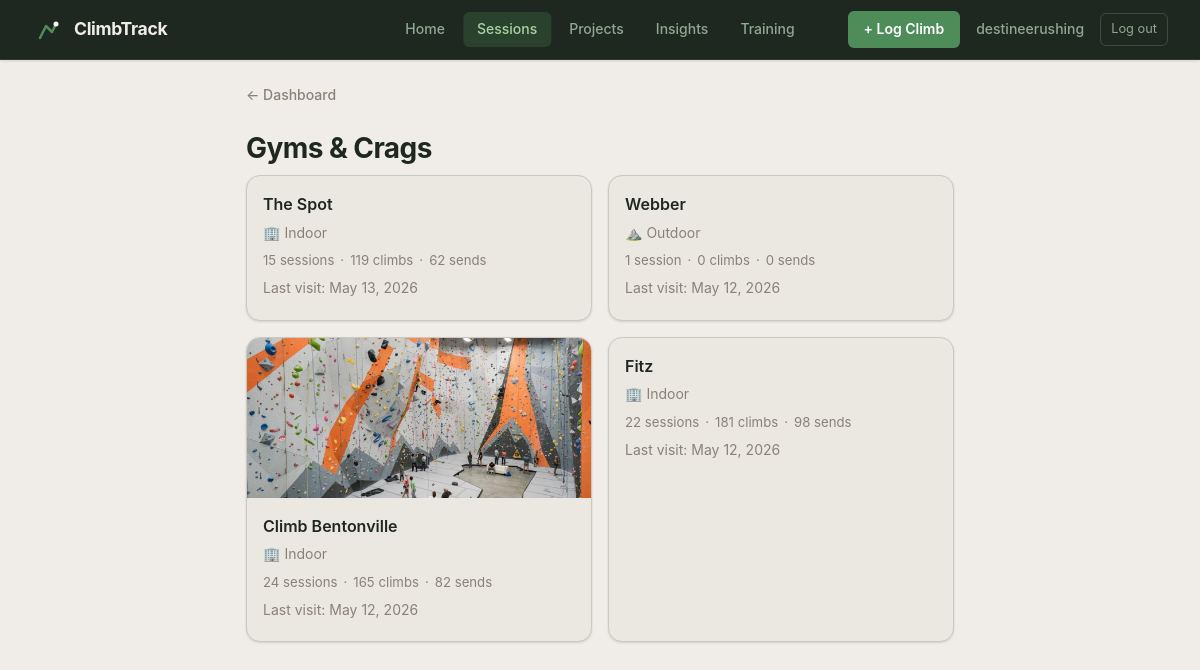
The app's page /gyms (signed in) with its own data.
### app.py (models this page shows, shortened)
class User(UserMixin, db.Model):
    id = db.Column(db.Integer, primary_key=True)
    email = db.Column(db.String(150), unique=True, nullable=False)
    display_name = db.Column(db.String(100), nullable=False)
    password_hash = db.Column(db.String(256), nullable=False)
    created_at = db.Column(db.DateTime, default=datetime.utcnow)
    sessions = db.relationship('Session', backref='user', lazy=True)

class Gym(db.Model):
    id = db.Column(db.Integer, primary_key=True)
    name = db.Column(db.String(100), nullable=False, unique=True)
    address = db.Column(db.String(200))
    is_outdoor = db.Column(db.Boolean, default=False)
    image_filename = db.Column(db.String(200))
    created_at = db.Column(db.DateTime, default=datetime.utcnow)
    sessions = db.relationship('Session', backref='gym', lazy=True)
    routes = db.relationship('Route', backref='gym', lazy=True)

class Session(db.Model):
    id = db.Column(db.Integer, primary_key=True)
    date = db.Column(db.DateTime, default=datetime.utcnow)
    gym_id = db.Column(db.Integer, db.ForeignKey('gym.id'), nullable=True)
    user_id = db.Column(db.Integer, db.ForeignKey('user.id'), nullable=True)
    location = db.Column(db.String(100))
    session_type = db.Column(db.String(20), default='indoor')
    notes = db.Column(db.String(300))
    climbs = db.relationship('Climb', backref='session', lazy=True)

### app.py (the view)
@app.route("/gyms")
@login_required
def gyms_list():
    gyms = Gym.query.order_by(Gym.name).all()
    gym_data = []
    for g in gyms:
        sessions = list(g.sessions)
        all_climbs = [c for s in sessions for c in s.climbs]
        stats = compute_stats(all_climbs)
        last_visit = max((s.date for s in sessions), default=None)
        gym_data.append({
            'gym': g,
            'session_count': len(sessions),
            'climb_count': stats['total'],
            'send_count': stats['sends'],
            'last_visit': last_visit,
        })
    gym_data.sort(key=lambda d: -(d['last_visit'].timestamp() if d['last_visit'] else 0))
    return render_template("gyms.html", gym_data=gym_data)

### app.py (called while the page is built)
@login_manager.user_loader
def load_user(user_id):
    return User.query.get(int(user_id))

def compute_stats(climbs):
    total = len(climbs)
    sends = sum(1 for c in climbs if c.result in SEND_RESULTS)
    send_rate = round((sends / total) * 100) if total > 0 else 0
    sent_climbs = [c for c in climbs if c.result in SEND_RESULTS and c.grade]
    def find_hardest(discipline):
        candidates = [c.grade for c in sent_climbs if c.discipline == discipline]
        if not candidates:
            return None
        return max(candidates, key=lambda g: GRADE_RANK.get((discipline, g), -1))
    hardest_boulder = find_hardest('boulder')
    hardest_route = find_hardest('route')
    breakdown = {rt: sum(1 for c in climbs if c.result == rt) for rt in RESULT_TYPES}
    return {
        'total': total,
        'sends': sends,
        'send_rate': send_rate,
        'hardest_boulder': hardest_boulder,
        'hardest_route': hardest_route,
        'breakdown': breakdown,
    }

### templates/gyms.html (shortened to what this page needs)
<!DOCTYPE html>
<html>
<head>
    <link rel="stylesheet" href="{{ url_for('static', filename='style.css') }}">
</head>
<body>
    <header class="desktop-nav">
        <a href="/" class="desktop-nav-logo">
            <span class="desktop-nav-wordmark">ClimbTrack</span>
        </a>
        <nav class="desktop-nav-links">
            <a href="/" class="desktop-nav-link">Home</a>
            <a href="/gyms" class="desktop-nav-link active">Sessions</a>
            <a href="/projects" class="desktop-nav-link">Projects</a>
            <a href="/insights" class="desktop-nav-link">Insights</a>
            <a href="/training" class="desktop-nav-link">Training</a>
        </nav>
        <div class="desktop-nav-user">
            <a href="/session/new" class="desktop-nav-cta">+ Log Climb</a>
            <span class="desktop-nav-name">{{ current_user.display_name }}</span>
            <a href="/logout" class="desktop-nav-logout">Log out</a>
        </div>
    </header>
    <nav class="top-nav"><a href="/">← Dashboard</a></nav>
    <h1>Gyms & Crags</h1>
    {% if gym_data %}
    <div class="gym-grid">
        {% for d in gym_data %}
        <a href="/gym/{{ d.gym.id }}" class="gym-card">
            {% if d.gym.image_filename %}
            <img src="{{ url_for('static', filename='uploads/' + d.gym.image_filename) }}"
                 alt="{{ d.gym.name }}" class="gym-card-image">
            {% endif %}
            <div class="gym-card-body">
                <h3>{{ d.gym.name }}</h3>
                <p class="muted">{% if d.gym.is_outdoor %}⛰️ Outdoor{% else %}🏢 Indoor{% endif %}</p>
                <div class="mini-stats">
                    <span>{{ d.session_count }} session{% if d.session_count != 1 %}s{% endif %}</span>
                    <span>·</span>
                    <span>{{ d.climb_count }} climb{% if d.climb_count != 1 %}s{% endif %}</span>
                    <span>·</span>
                    <span>{{ d.send_count }} send{% if d.send_count != 1 %}s{% endif %}</span>
                </div>
                {% if d.last_visit %}
                <p class="muted">Last visit: {{ d.last_visit.strftime('%b %d, %Y') }}</p>
                {% endif %}
            </div>
        </a>
        {% endfor %}
    </div>
    {% else %}
        <div class="empty-state">
            <div class="empty-state-icon">🏢</div>
            <p>No gyms yet. Start a session to add one!</p>
        </div>
    {% endif %}
</body>
</html>

### static/style.css (style rules this page uses)
:root { --bg: #f0ede8; --surface: #ebe7e1; --surface-2: #e3dfd8; --surface-3: #d8d3cb; --surface-dark: #1e2820; --border: #cdc8bf; --border-strong: #b8b2a8; --text: #1e2820; --text-secondary: #4a5448; --text-muted: #8a8278; --text-dim: #b0aa9f; --accent: #4e8c5a; --accent-strong: #3a7045; --accent-light: #d4e8c8; --nav-bg: #1e2820; --nav-text: #8fa893; --nav-text-hover: #f0ede8; --success: #4e8c5a; --success-light: #d4e8c8; --danger: #c0432a; --danger-light: #f5ddd8; --warning: #c47c1a; --radius: 10px; --radius-sm: 6px; --radius-lg: 14px; --shadow-sm: 0 1px 3px rgba(0,0,0,0.08), 0 1px 2px rgba(0,0,0,0.05); --shadow: 0 2px 8px rgba(0,0,0,0.12), 0 1px 3px rgba(0,0,0,0.06); }
* { box-sizing: border-box; }
body { font-family: -apple-system, BlinkMacSystemFont, "Segoe UI", Roboto, Arial, sans-serif; background-color: var(--bg); color: var(--text); margin: 0; padding: 32px 16px; max-width: 740px; margin-left: auto; margin-right: auto; line-height: 1.6; font-size: 15px; }
h1 { color: var(--text); margin: 0 0 4px 0; font-size: 1.75rem; font-weight: 700; letter-spacing: -0.02em; }
h3 { margin: 0 0 4px 0; font-size: 1rem; font-weight: 600; color: var(--text); }
p { margin: 4px 0; }
a { color: var(--accent); text-decoration: none; }
.muted { color: var(--text-muted); font-size: 0.875rem; }
.mini-stats { display: flex; gap: 6px; font-size: 0.825rem; color: var(--text-muted); margin: 6px 0; flex-wrap: wrap; align-items: center; }
.gym-grid { display: grid; grid-template-columns: 1fr; gap: 16px; }
@media (min-width: 600px) { .gym-grid { grid-template-columns: repeat(2, 1fr); } }
.gym-card { background: var(--surface); border: 1px solid var(--border); border-radius: var(--radius-lg); overflow: hidden; box-shadow: var(--shadow-sm); text-decoration: none; color: var(--text); display: block; transition: box-shadow 0.15s, transform 0.15s; }
.gym-card-image { width: 100%; height: 160px; object-fit: cover; display: block; }
.gym-card-body { padding: 16px; }
.gym-card-body h3 { margin: 0 0 4px 0; font-size: 1rem; font-weight: 600; color: var(--text); }
.top-nav { margin-bottom: 20px; font-size: 0.875rem; }
.top-nav a { color: var(--text-muted); text-decoration: none; font-weight: 500; }
.desktop-nav { display: none; }
@media (min-width: 769px) { .desktop-nav { display: flex; align-items: center; justify-content: space-between; position: fixed; top: 0; left: 0; right: 0; height: 60px; background: var(--nav-bg); border-bottom: 1px solid #2d3d2f; padding: 0 32px; z-index: 100; box-shadow: var(--shadow-sm); } }
@media (min-width: 769px) { body { padding-top: 84px; } }
@media (min-width: 769px) { .desktop-nav-logo { display: flex; align-items: center; gap: 10px; text-decoration: none; color: var(--text); flex-shrink: 0; } }
@media (min-width: 769px) { .desktop-nav-wordmark { font-size: 1.1rem; font-weight: 700; color: #f0ede8; letter-spacing: -0.02em; } }
@media (min-width: 769px) { .desktop-nav-links { display: flex; align-items: center; gap: 4px; position: absolute; left: 50%; transform: translateX(-50%); } }
@media (min-width: 769px) { .desktop-nav-link { padding: 6px 14px; border-radius: var(--radius-sm); color: var(--nav-text); font-size: 0.875rem; font-weight: 500; text-decoration: none; transition: background 0.15s, color 0.15s; } }
@media (min-width: 769px) { .desktop-nav-link.active { background: rgba(78,140,90,0.25); color: #a8d4a0; } }
@media (min-width: 769px) { .desktop-nav-user { display: flex; align-items: center; gap: 16px; flex-shrink: 0; } }
@media (min-width: 769px) { .desktop-nav-name { font-size: 0.875rem; font-weight: 500; color: var(--nav-text); } }
@media (min-width: 769px) { .desktop-nav-logout { font-size: 0.8rem; color: var(--nav-text); text-decoration: none; padding: 5px 10px; border-radius: var(--radius-sm); border: 1px solid rgba(255,255,255,0.15); transition: all 0.15s; } }
@media (min-width: 769px) { .desktop-nav-cta { display: inline-flex; align-items: center; gap: 6px; background: var(--accent); color: #fff; font-size: 0.875rem; font-weight: 600; padding: 7px 16px; border-radius: var(--radius-sm); text-decoration: none; transition: background 0.15s; } }

### records on screen
User: display_name "destineerushing"
Gym: gym.name "The Spot"
Gym: gym.name "Webber"
Gym: image_filename (picture), gym.name "Climb Bentonville"
Gym: gym.name "Fitz"

### other values on screen
{{ d.session_count }} "15" "1" "24" "22"
{{ d.climb_count }} "119" "0" "165" "181"
{{ d.send_count }} "62" "0" "82" "98"
{{ d.last_visit.strftime('%b %d, %Y') }} "May 13, 2026" "May 12, 2026" "May 12, 2026" "May 12, 2026"
